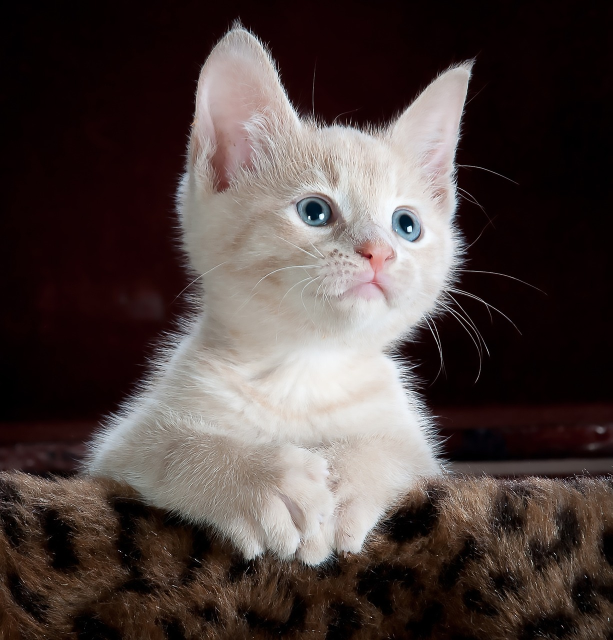
#> input picture LAB1/Question3/cat.jpeg, 1225 x 1280 px (shown at 1/2 size)
$ python main.py
#> lines starting #> are read from the running program, lines starting #| are printed output that depends on the picture
import cv2
import math
from matplotlib import pyplot as plt


def computeXDerivative(image):
    w = len(image[0])
    h = len(image)
    x_derivative = [[0] * w for _ in range(h)]

    for y in range(h):
        for x in range(1, w - 1):
            x_derivative[y][x] = (image[y][x + 1] - image[y][x - 1])

    return x_derivative


def computeYDerivative(image):
    w = len(image[0])
    h = len(image)
    y_derivative = [[0] * w for _ in range(h)]

    for y in range(1, h - 1):
        for x in range(w):
            y_derivative[y][x] = (image[y + 1][x] - image[y - 1][x])

    return y_derivative


def computeMagnitudeXY(image):
    w = len(image[0])
    h = len(image)
    gradient_magnitude = [[0] * w for _ in range(h)]

    for y in range(1, h - 1):
        for x in range(1, w - 1):
            gradient_magnitude[y][x] = math.sqrt(
                (image[y + 1][x] - image[y - 1][x]) ** 2
                +
                (image[y][x + 1] - image[y][x - 1]) ** 2
            )

    return gradient_magnitude


cat_image = cv2.imread('cat.jpeg', 0)
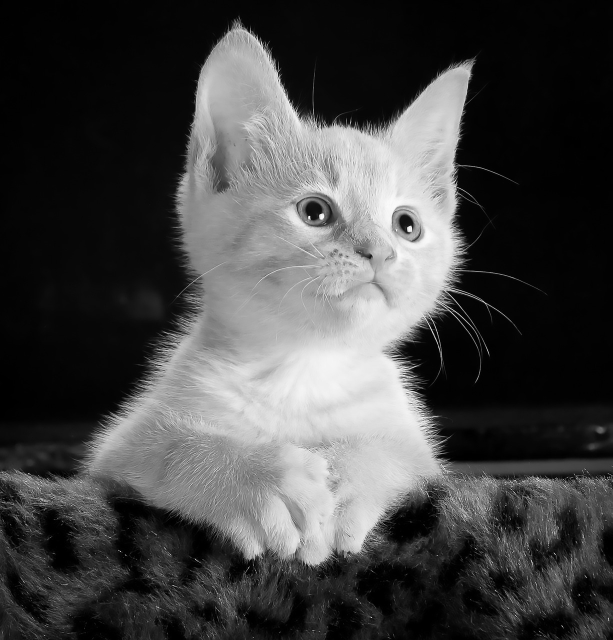
#> cat_image: shape (1280, 1225) (shown at 1/2 size); min 0, max 255, mean 69.8
cat_image = cv2.resize(cat_image, (400, 400), cv2.INTER_AREA)
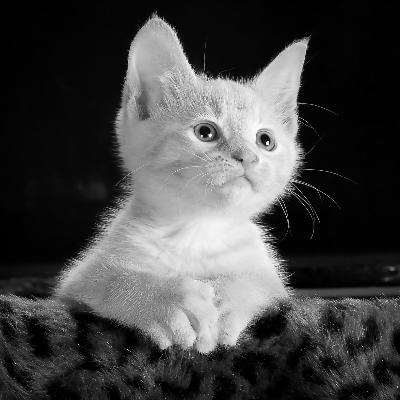
#> cat_image: shape (400, 400); min 0, max 251, mean 69.8

image = cat_image.tolist()
#> image = 400 items
x_derivative = computeXDerivative(image)
#> in computeXDerivative, `w = len(image[0])`: w = 400
#> in computeXDerivative, `x_derivative = [[0] * w for _ in range(h)]`: x_derivative = 400 items
#> x_derivative = 400 items
y_derivative = computeYDerivative(image)
#> in computeYDerivative, `h = len(image)`: h = 400
#> in computeYDerivative, `y_derivative = [[0] * w for _ in range(h)]`: y_derivative = 400 items
#> y_derivative = 400 items
gradient_magnitude = computeMagnitudeXY(image)
#> in computeMagnitudeXY, `h = len(image)`: h = 400
#> in computeMagnitudeXY, `gradient_magnitude = [[0] * w for _ in range(h)]`: gradient_magnitude = 400 items
#> gradient_magnitude = 400 items

fig = plt.figure(figsize=(10, 7))

fig.add_subplot(2, 2, 1)
plt.imshow(cat_image, cmap='gray')
plt.axis('off')
plt.title('Input image')

fig.add_subplot(2, 2, 2)
plt.imshow(x_derivative, cmap='gray')
plt.axis('off')
plt.title('Gradient in X- direction')

fig.add_subplot(2, 2, 3)
plt.imshow(y_derivative, cmap='gray')
plt.axis('off')
plt.title('Gradient in Y- direction')

fig.add_subplot(2, 2, 4)
plt.imshow(gradient_magnitude, cmap='gray')
plt.axis('off')
plt.title('Gradient Magnitude')

plt.show()
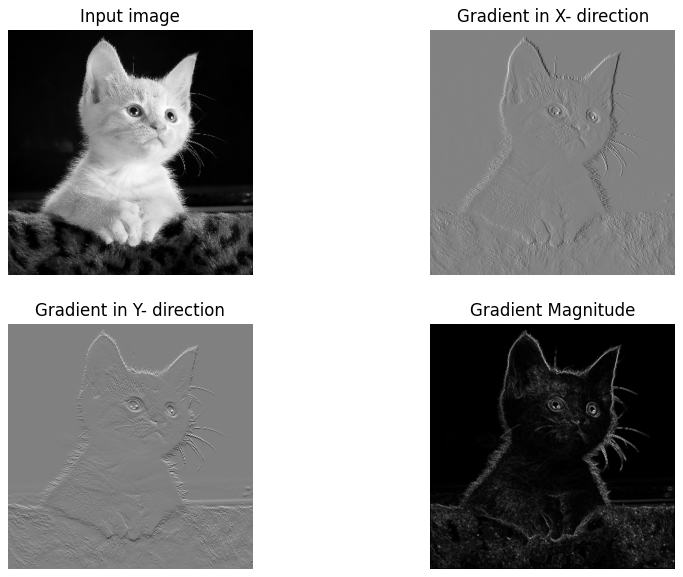
#> figure drawn by matplotlib, 4 panels
